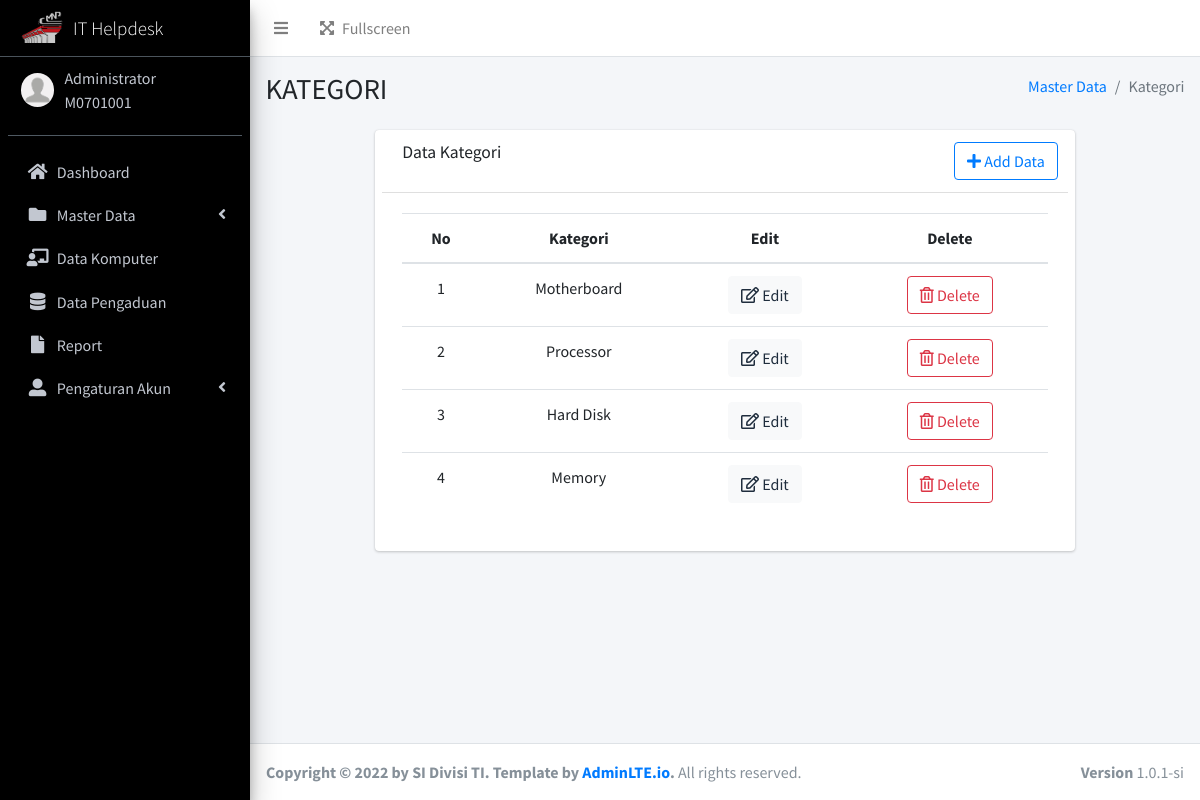
Page /admin/kategori.php (signed in) on the committed database.
### tables this page shows
CREATE TABLE `user`  (
  `user_id` varchar(16) NOT NULL,
  `username` varchar(20) NOT NULL,
  `password` varchar(255) NOT NULL,
  `name` varchar(30) NOT NULL,
  `img` varchar(255) NOT NULL,
  `status` tinyint NOT NULL,
  PRIMARY KEY (`user_id`) USING BTREE
);

CREATE TABLE `kategori`  (
  `idkategori` int NOT NULL AUTO_INCREMENT,
  `namakategori` varchar(255) NULL DEFAULT NULL,
  PRIMARY KEY (`idkategori`) USING BTREE
);

### function.php (called while the page is built, shortened)
<?php
$db_host = "localhost";
$db_user = "root";
$db_pass = "";
$db_name = "sipekerba";
$conn = mysqli_connect($db_host, $db_user, $db_pass, $db_name);
function query($query)
{
    global $conn;
    $result = mysqli_query($conn, $query);
    $rows = [];
    while ($row = mysqli_fetch_assoc($result)) {
        $rows[] = $row;
    }
    return $rows;
}

### admin/kategori.php (the view, shortened to what this page needs)
<?php
include "templates/header.php";
include "templates/sidebar.php";
$kategori = query("SELECT * FROM kategori");
?>
<div class="content-wrapper">
    <section class="content-header">
        <div class="container-fluid">
            <div class="row mb-2">
                <div class="col-sm-6">
                    <h1>KATEGORI</h1>
                </div>
                <div class="col-sm-6">
                    <ol class="breadcrumb float-sm-right">
                        <li class="breadcrumb-item"><a href="index.php">Master Data</a></li>
                        <li class="breadcrumb-item active">Kategori</li>
                    </ol>
                </div>
            </div>
        </div>
    </section>
    <section class="content">
        <div class="card col-sm-9 mx-auto">
            <div class="card-header">
                <h3 class="card-title">Data Kategori</h3>
                <div class="card-tools">
                    <button type="button" class="btn btn-outline-primary" data-toggle="modal" data-target="#addkategori"><i class="fa fa-plus"></i>
                        Add Data
                    </button>
                </div>
            </div>
            <div class="card-body">
                <div class="card-tools">
                    <table class="table table-hover">
                        <thead>
                            <tr align="center">
                                <th scope="col">No</th>
                                <th scope="col">Kategori</th>
                                <th scope="col">Edit</th>
                                <th scope="col">Delete</th>
                            </tr>
                        </thead>
                        <tbody>
                            <?php
                            $no = 1;
                            foreach ($kategori as $row) :
                            ?>
                                <tr align="center">
                                    <td><?= $no; ?></td>
                                    <td><?= $row['namakategori']; ?></td>
                                    <td><a href="#" data-toggle='modal' data-target='#editkategori<?= $row['idkategori'] ?>' type="button" class="btn btn-light"><i class="far fa-edit"></i> Edit</a></td>
                                    <td><a href="kategori.php?delete=<?= $row['idkategori']; ?>" type=" button" onclick="return confirm('Yakin Data Dihapus?')" class="btn btn-outline-danger"><i class="far fa-trash-alt"></i> Delete</a></td>
                                </tr>
                            <?php
                                $no++;
                            endforeach; ?>
                        </tbody>
                    </table>
                </div>
            </div>
        </div>
    </section>
</div>
<?php
include "templates/footer.php";
?>

### admin/templates/header.php (shortened to what this page needs)
<?php
include '../function.php';
?>
<!DOCTYPE html>
<html lang="en">
<head>
  <link rel="stylesheet" href="../assets/plugins/fontawesome-free/css/all.min.css">
  <link rel="stylesheet" href="../assets/plugins/datatables-bs4/css/dataTables.bootstrap4.min.css">
  <link rel="stylesheet" href="../assets/plugins/datatables-buttons/css/buttons.bootstrap4.min.css">
  <link rel="stylesheet" href="../assets/plugins/datatables-responsive/css/responsive.bootstrap4.min.css">
  <link rel="stylesheet" href="../assets/dist/css/adminlte.min.css">
  <link rel="stylesheet" href="../assets/plugins/jquery-ui/jquery-ui.min.css">
</head>
<body class="hold-transition sidebar-mini">
  <div class="wrapper">
    <nav class="main-header navbar navbar-expand navbar-white navbar-light">
      <ul class="navbar-nav">
        <li class="nav-item">
          <a class="nav-link" data-widget="pushmenu" href="#" role="button"><i class="fas fa-bars"></i></a>
        </li>
        <ul class="navbar-nav ml-auto">
          <li class="nav-item">
            <a class="nav-link" data-widget="fullscreen" href="#" role="button">
              <i class="fas fa-expand-arrows-alt mr-2"></i>Fullscreen
            </a>
          </li>
        </ul>
    </nav>
    <aside class="main-sidebar sidebar-dark-primary elevation-4">
      <a href="index.php" class="brand-link">
        <img src="../assets/dist/img/cmnp.png" alt="IT Helpdesk" class="brand-image elevation-3" style="opacity: .8">
        <span class="brand-text font-weight-light" style="font-size: 19px;">IT Helpdesk</span>
      </a>
      <div class="sidebar">
        <div class="user-panel mt-3 pb-3 mb-3 d-flex">
          <div class="image">
            <?php
            $id = $_SESSION["login"]["user_id"];
            $data = query("SELECT * FROM user WHERE user_id = '$id'")[0];
            ?>
            <img src="../assets/img/profile/<?= $data['img']; ?> " class="img-circle" alt="User Image">
          </div>
          <div class="info">
            <a class="d-block" style="cursor: default; margin-top:-12px;"><?= $_SESSION["login"]["name"] ?></a>
            <a class="d-block" style="cursor: default;"><?= $_SESSION["login"]["user_id"] ?></a>
          </div>
        </div>

### admin/templates/header.php (style rules this page uses)
.main-sidebar { background-color: black !important }

### rows in the picture
user: img (placeholder picture)
kategori: namakategori "Motherboard"
kategori: namakategori "Processor"
kategori: namakategori "Hard Disk"
kategori: namakategori "Memory"

### other values in the picture
$_SESSION["login"]["name"] "Administrator"
$_SESSION["login"]["user_id"] "M0701001"
